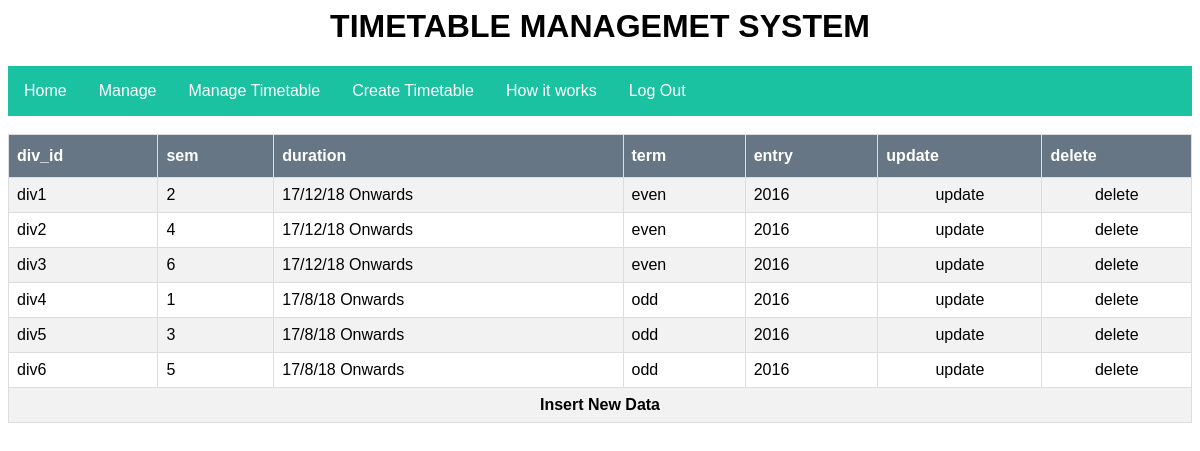
The app's page /form/divisionview.php with its own data.
### tables this page shows
CREATE TABLE IF NOT EXISTS `division` (
  `div_id` char(5) NOT NULL,
  `sem` int(2) DEFAULT NULL,
  `duration` varchar(25) NOT NULL,
  `term` char(4) NOT NULL,
  `entry` int(4) NOT NULL,
  `dept_id` char(3) NOT NULL,
  PRIMARY KEY (`div_id`,`dept_id`),
  KEY `dept_id` (`dept_id`)
);

### form/divisionview.php (the view, shortened to what this page needs)
<html>
<head>
<link rel="stylesheet" type="text/css" href="table.css">
<link rel="stylesheet" type="text/css" href="../css/main.css">
</head>
<body>
<?php
  include'menu.php';
  ?>
<center>
<br>
<table border="1" id="div">
<tr>
	<th>div_id</th>
	<th>sem</th>
	<th>duration</th>
	<th>term</th>
	<th>entry</th>
	<th>update</th>
	<th>delete</th>
</tr>
<?php
	include'connect.php';
	$query="select * from division where div_id not in ('000')";
	$cmd=mysqli_query($con,$query);
	while($row=mysqli_fetch_array($cmd))
	{?>
		<tr>
			<td><?php echo $row['div_id'] ?> </td>
			<td><?php echo $row['sem'] ?> </td>
			<td><?php echo $row['duration'] ?> </td>
			<td><?php echo $row['term'] ?> </td>
			<td><?php echo $row['entry'] ?> </td>
			<td id="update"><a href="divisionupdate.php?id=<?php echo $row['div_id']; ?>">update</a></td>
			<td id="delete"><a href="divisiondel.php?id=<?php echo $row['div_id']; ?>">delete</a></td>
		</tr>
	<?php } ?>
<tr>
<td colspan=7><center><b><a href="divisionhtm.php">Insert New Data</a></b></center></td>
</tr>
</table>
</center>
</body>
</html>

### form/table.css (style rules this page uses)
#div { font-family: "Trebuchet MS", Arial, Helvetica, sans-serif; border-collapse: collapse; width: 100%; }
#div td,#div th { border: 1px solid #ddd; padding: 8px; }
#div tr:nth-child(even) { background-color: #f2f2f2; }
#div th { padding-top: 12px; padding-bottom: 12px; text-align: left; background-color: #33485dbf; color: white; }
a { color: black; text-decoration: none; }
#update { text-align: center; }
#delete { color: black; text-align: center; }
* { box-sizing: border-box; }

### css/main.css (style rules this page uses)
body { font-family: Arial, Helvetica, sans-serif; }
* { box-sizing: border-box; }

### records on screen
division: div "div1", sem "2", duration "17/12/18 Onwards", term "even", entry "2016"
division: div "div2", sem "4", duration "17/12/18 Onwards", term "even", entry "2016"
division: div "div3", sem "6", duration "17/12/18 Onwards", term "even", entry "2016"
division: div "div4", sem "1", duration "17/8/18 Onwards", term "odd", entry "2016"
division: div "div5", sem "3", duration "17/8/18 Onwards", term "odd", entry "2016"
division: div "div6", sem "5", duration "17/8/18 Onwards", term "odd", entry "2016"
